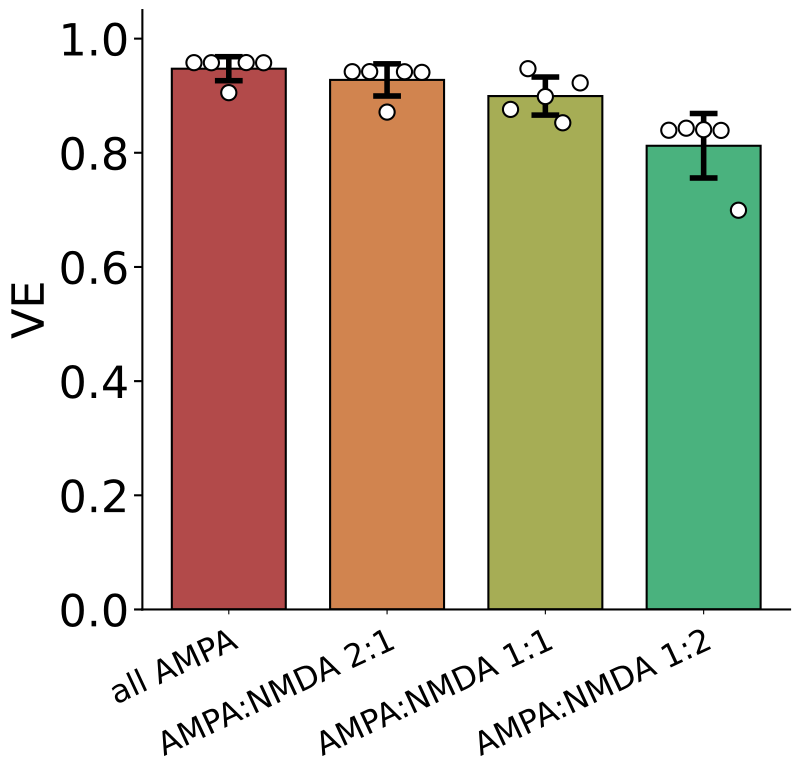

Write Python code to recreate this figure.
import csv
import os
from pathlib import Path
import argparse

import matplotlib

matplotlib.use("Agg")

import matplotlib.pyplot as plt
import numpy as np
import torch


SCRIPT_DIR = Path(__file__).resolve().parent
ROOT = SCRIPT_DIR.parents[2]
GROUP = "c"
METRIC = "ve"
DATA_DIR = ROOT / "nc_final_data" / "FigureS3" / f"FigureS3_{GROUP}"
SOURCE_DIR = ROOT / "nc_final_source_data" / "FigureS3" / f"FigureS3_{GROUP}"
CONDITIONS = ("all_ampa", "ampa_nmda_2to1", "ampa_nmda_1to1", "ampa_nmda_1to2")
LABELS = ("all AMPA", "AMPA:NMDA 2:1", "AMPA:NMDA 1:1", "AMPA:NMDA 1:2")
COLORS = ("#B24A4A", "#D1844F", "#A6AD55", "#4AB27E")


def predict(raster, state, device):
    x = torch.as_tensor(np.array(raster[None]), dtype=torch.float32, device=device)
    steps = x.shape[-1]
    lag = (torch.arange(steps, dtype=torch.float32, device=device) - 0.5).clamp_min(0)
    kernels = state["omega"][:, None] * (1 - torch.exp(-lag / state["tau_rise"][:, None])) * torch.exp(-lag / state["tau_decay"][:, None])
    size = 1 << (2 * steps - 2).bit_length()
    filtered = torch.fft.irfft(torch.fft.rfft(x, n=size) * torch.fft.rfft(kernels, n=size)[None], n=size)[..., :steps].transpose(1, 2)
    weight = state["bilinear.weight"][0].clone()
    weight.fill_diagonal_(0)
    drive = torch.einsum("...i,ij,...j->...", filtered, weight, filtered) + state["bilinear.bias"] + filtered.sum(-1)
    tau = torch.clamp(torch.abs(state["tau_reset"]), min=1e-4)
    alpha = torch.exp(-torch.ones((), dtype=drive.dtype, device=device) / tau)
    amplitude = torch.abs(state["reset_amp"])
    threshold = state["v_th"]
    voltage = torch.empty_like(drive)
    powers = alpha.pow(torch.arange(steps, dtype=drive.dtype, device=device))
    start = 0
    reset = torch.zeros((), dtype=drive.dtype, device=device)
    while start < steps:
        decay = powers[:steps - start]
        segment = drive[0, start:] + reset * decay
        above = torch.nonzero(segment >= threshold, as_tuple=False)
        if above.numel() == 0:
            voltage[0, start:] = segment
            break
        first = int(above[0, 0].item())
        end = start + first
        voltage[0, start:end + 1] = segment[:first + 1]
        reset = alpha * reset * decay[first] - amplitude
        start = end + 1
    return voltage.cpu().numpy()[0]


def spike_counts(truth, prediction, threshold):
    above = prediction >= threshold
    predicted = np.flatnonzero(above[1:] & ~above[:-1]) + 1
    if above[0]:
        predicted = np.r_[0, predicted]
    used = np.zeros(len(predicted), dtype=bool)
    matched = 0
    for spike in truth:
        available = np.flatnonzero((~used) & (np.abs(predicted - spike) <= 10.0))
        if len(available):
            nearest = available[np.argmin(np.abs(predicted[available] - spike))]
            used[nearest] = True
            matched += 1
    return matched, int((~used).sum()), len(truth) - matched


def evaluate(folder, state, device):
    inputs = np.load(folder / "test_ip.npy", mmap_mode="r", allow_pickle=False)
    voltage = np.load(folder / "test_op.npy", mmap_mode="r", allow_pickle=False)
    spikes = np.load(folder / "test_spike_times.npy", allow_pickle=False)
    offsets = np.load(folder / "test_spike_offsets.npy", allow_pickle=False)
    if len(inputs) != len(voltage) or len(offsets) != len(inputs) + 1:
        raise ValueError("Input, voltage and spike arrays have inconsistent sample counts")
    if offsets[0] != 0 or offsets[-1] != len(spikes) or np.any(np.diff(offsets) < 0):
        raise ValueError("Invalid spike-time offsets")
    nr = sr = ssr = nt = st = sst = 0.0
    tp = fp = fn = 0
    with torch.inference_mode():
        for index, (raster, row) in enumerate(zip(inputs, voltage)):
            truth_spikes = spikes[offsets[index]:offsets[index + 1]]
            prediction = predict(raster, state, device)
            target = np.asarray(row, dtype=np.float64)
            keep = np.ones(len(target), dtype=bool)
            for spike in truth_spikes:
                if np.isfinite(spike):
                    keep[max(0, int(np.floor(spike - 10))):min(len(keep), int(np.ceil(spike + 10)) + 1)] = False
            residual = (target - prediction)[keep]
            nr += len(residual)
            sr += residual.sum()
            ssr += residual @ residual
            nt += len(target)
            st += target.sum()
            sst += target @ target
            a, b, c = spike_counts(truth_spikes, prediction, float(state["v_th"]))
            tp += a
            fp += b
            fn += c
    if not nr or not nt:
        raise ValueError("No samples or no unmasked time points")
    residual_variance = ssr / nr - (sr / nr) ** 2
    target_variance = sst / nt - (st / nt) ** 2
    if target_variance <= 0:
        raise ValueError("True voltage variance must be positive")
    f1 = 2 * tp / (2 * tp + fp + fn) if 2 * tp + fp + fn else 0.0
    return 1 - residual_variance / target_variance, f1


def evaluate_test(device):
    values = np.empty((len(CONDITIONS), 5, 2), dtype=np.float64)
    for condition_index, condition in enumerate(CONDITIONS):
        folder = DATA_DIR / condition
        for run in range(1, 6):
            saved = torch.load(folder / f"dbnn_checkpoint_{run}.pt", map_location=device, weights_only=True)
            if set(saved) != {"model_state"}:
                raise ValueError("Checkpoint must contain only model_state")
            values[condition_index, run - 1] = evaluate(folder, saved["model_state"], device)
            print("test", condition, run, *values[condition_index, run - 1], flush=True)
    return values




def write_table(path, columns, runs, means, stds):
    values = np.asarray(runs)
    if values.ndim != 2 or values.shape[0] != len(columns) or len(means) != len(columns) or len(stds) != len(columns):
        raise ValueError("Unexpected source table shape")
    path.parent.mkdir(parents=True, exist_ok=True)
    temporary = path.with_name(f".{path.name}.{os.getpid()}.tmp")
    try:
        with temporary.open("w", encoding="utf-8", newline="") as stream:
            writer = csv.writer(stream)
            writer.writerow(["run", *columns])
            for index in range(values.shape[1]):
                writer.writerow([f"run_{index + 1}", *values[:, index]])
            writer.writerow(["mean", *means])
            writer.writerow(["std", *stds])
        os.replace(temporary, path)
    finally:
        if temporary.exists():
            temporary.unlink()


def main():
    parser = argparse.ArgumentParser()
    parser.add_argument("--device", default="cuda" if torch.cuda.is_available() else "cpu")
    args = parser.parse_args()
    torch.set_num_threads(4)
    torch.backends.cuda.matmul.allow_tf32 = False
    torch.backends.cudnn.allow_tf32 = False
    device = torch.device(args.device)
    values = evaluate_test(device)
    means = values.mean(axis=1)
    stds = values.std(axis=1, ddof=0)
    metric_index = 0 if METRIC == "ve" else 1
    columns = [f"{condition}_{metric}" for condition in CONDITIONS for metric in ("VE", "F1")]
    runs = values.transpose(0, 2, 1).reshape(len(columns), 5)
    write_table(SOURCE_DIR / f"FigureS3_{GROUP}.csv", columns, runs, means.reshape(-1), stds.reshape(-1))
    with plt.rc_context({"font.size": 32, "pdf.fonttype": 42, "ps.fonttype": 42}):
        fig, ax = plt.subplots(figsize=(8.0, 8.0))
        ax.bar(np.arange(len(CONDITIONS)), means[:, metric_index], yerr=stds[:, metric_index],
               color=COLORS, edgecolor="black", linewidth=1.5, width=0.72,
               error_kw={"elinewidth": 4, "ecolor": "black", "capsize": 10, "capthick": 4})
        offsets = np.linspace(-0.22, 0.22, values.shape[1])
        for index in range(len(CONDITIONS)):
            ax.scatter(index + offsets, values[index, :, metric_index], s=120, facecolors="white", edgecolors="black", linewidths=1.5, zorder=5)
        ax.set_ylim(0.0, 1.05)
        ax.set_ylabel("VE" if METRIC == "ve" else "F1 score")
        ax.set_xticks(np.arange(len(CONDITIONS)))
        ax.set_xticklabels(LABELS)
        ax.tick_params(axis="x", labelsize=23, pad=8)
        plt.setp(ax.get_xticklabels(), rotation=25, ha="right", rotation_mode="anchor")
        ax.tick_params(axis="y", width=1.5, length=6)
        ax.spines["right"].set_visible(False)
        ax.spines["top"].set_visible(False)
        ax.spines["left"].set_linewidth(1.5)
        ax.spines["bottom"].set_linewidth(1.5)
        fig.subplots_adjust(left=0.17, right=0.98, bottom=0.23, top=0.98)
        fig.savefig(SCRIPT_DIR / f"FigureS3_{GROUP}{1 if METRIC == 've' else 2}.pdf",
                    format="pdf", bbox_inches="tight")
        plt.close(fig)


if __name__ == "__main__":
    main()
